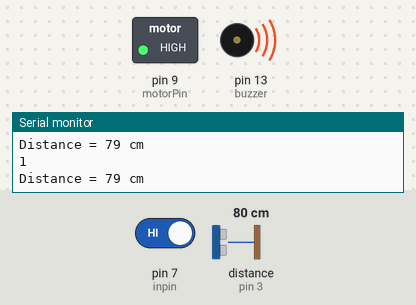
A sketch run on a simulated Arduino Uno, built with avr-gcc and run on an emulated ATmega328P. Shown: switched loads named in the sketch (green lamp = pin HIGH), buzzer (waves = sounding), the last lines printed to the serial monitor. Wiring (inferred from the names in the program): ultrasonic range finder: trigger pin 2; echo pin 3. Inputs (shaded band) come from the test bench; at power-on: distance to the obstacle (sensor on pin 3) 80 cm, pin 7 (inpin) HIGH. The echo pulse lasts 58.3 µs per cm; pins used as bus, display or sensor lines are not drawn.

Above: at 1.2 s.
1.3 s: distance to the obstacle (sensor on pin 3) set to 23 cm
2.8 s: distance to the obstacle (sensor on pin 3) set to 18 cm
At 3.9 s:
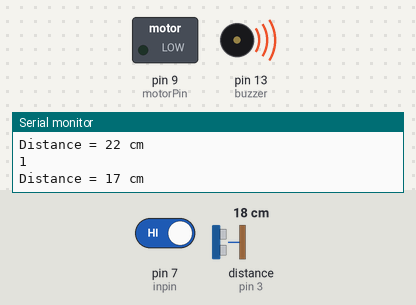
4.5 s: pin 7 (inpin) driven LOW
At 5.7 s:
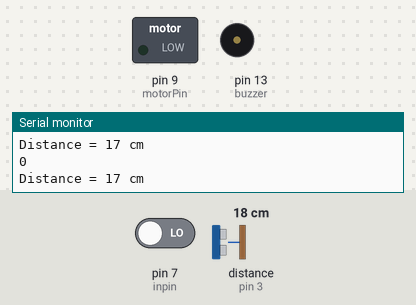
6.8 s: distance to the obstacle (sensor on pin 3) set to 35 cm
At 9.0 s:
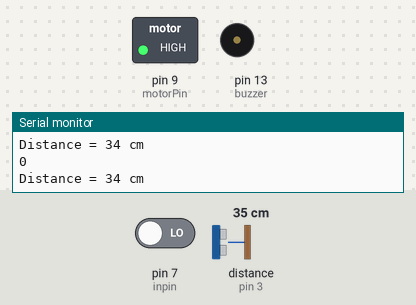
9.3 s: distance to the obstacle (sensor on pin 3) set to 4 cm
At 9.9 s:
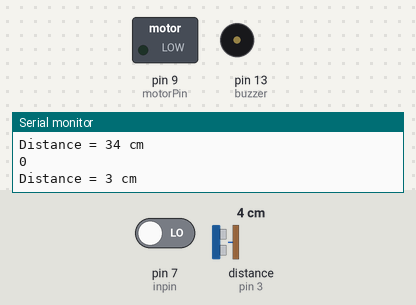
10.9 s: distance to the obstacle (sensor on pin 3) set to 60 cm
At 13.1 s:
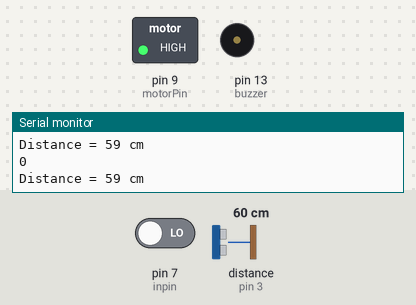
Timing chart, 0 to 14.3 s (numbered marks = the images above; inputs shaded):
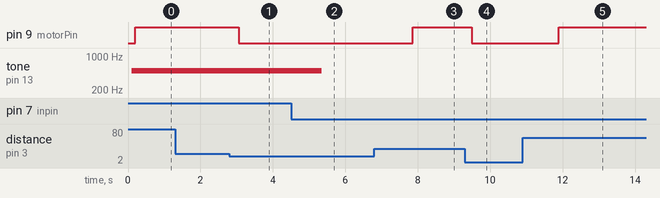

The sketch:

Dont_burn_me_detector.ino
```cpp
// Don’t Burn Me Detector: A Smart Solution for the Visually Impaired.

/*
The use of this system is to guide users with visual impairment to properly target the containers such as a cup or mug before the liquid is poured, without using a finger to detect where the mug is or where the liquid line is and to avoid possible burning issues.
Don’t Burn Me Detector: A Smart Solution for the Visually Impaired is a sensor that can:
1) indicate when the object, the bottle is approaching the cup glass so that the user can know when it is safe to pour,
2) indicate when the liquid has reached the level that has to be stopped or it will spill or overflow.
  Modified by Edith Chung on June 4, 2023
*/

//distance sensor

// Define Trig and Echo pin:
#define trigPin 2
#define echoPin 3

// Define variables:
long duration;
int distance;


//liquid detector
int inpin=7;// initialize pin 7

//buzzer
int buzzer=13;// initialize pin 13
int val;// define val

//vibrator 9
int motorPin = 9; //motor transistor is connected to pin 9


void setup() {
  // Define inputs and outputs
  pinMode(trigPin, OUTPUT);
  pinMode(echoPin, INPUT);

  pinMode(buzzer, OUTPUT);
  pinMode(inpin,INPUT);

  pinMode(motorPin, OUTPUT);
  // Begin Serial communication at a baudrate of 9600:
  Serial.begin(9600);
}


void loop()
{

  //liquid sensor
  val=digitalRead(inpin);// read the level value of pin 7 and assign if to val
  Serial.println(val); // print the data from the sensor
  delay(100);
  if(val==LOW)
  {noTone(buzzer);}
  else
  {tone(buzzer, 500);}

  //distance sensor
  digitalWrite(trigPin, LOW);

  delayMicroseconds(5);

 // Trigger the sensor by setting the trigPin high for 10 microseconds:
  digitalWrite(trigPin, HIGH);
  delayMicroseconds(10);
  digitalWrite(trigPin, LOW);

  // Read the echoPin. pulseIn() returns the duration (length of the pulse) in microseconds:
  duration = pulseIn(echoPin, HIGH);

  // Calculate the distance:
  distance = duration*0.0343/2;

  // Print the distance on the Serial Monitor (Ctrl+Shift+M):
  Serial.print("Distance = ");
  Serial.print(distance);
  Serial.println(" cm");

  delay(100);


  if (distance >= 400 || distance <=2){
    Serial.print("Out of range");
  }

  if(distance < 20)
  {digitalWrite(motorPin, LOW); //vibrate
  delay(1000);  // delay one second
  }
  else
  {digitalWrite(motorPin, HIGH);}

}
```

Measured:
- the behaviour switches between 21 and 20 cm on distance to the obstacle (sensor on pin 3) (found by bisection; images 0 and 1)
- after the input at 2.8 s, pin 9 (motorPin): HIGH → LOW after 0.25 s
- after the input at 4.5 s, tone on pin 13 (buzzer): 500 Hz → silent after 0.86 s
- after the input at 6.8 s, pin 9 (motorPin): LOW → HIGH after 1.1 s
- after the input at 9.3 s, pin 9 (motorPin): HIGH → LOW after 0.18 s
- after the input at 10.9 s, pin 9 (motorPin): LOW → HIGH after 0.99 s
